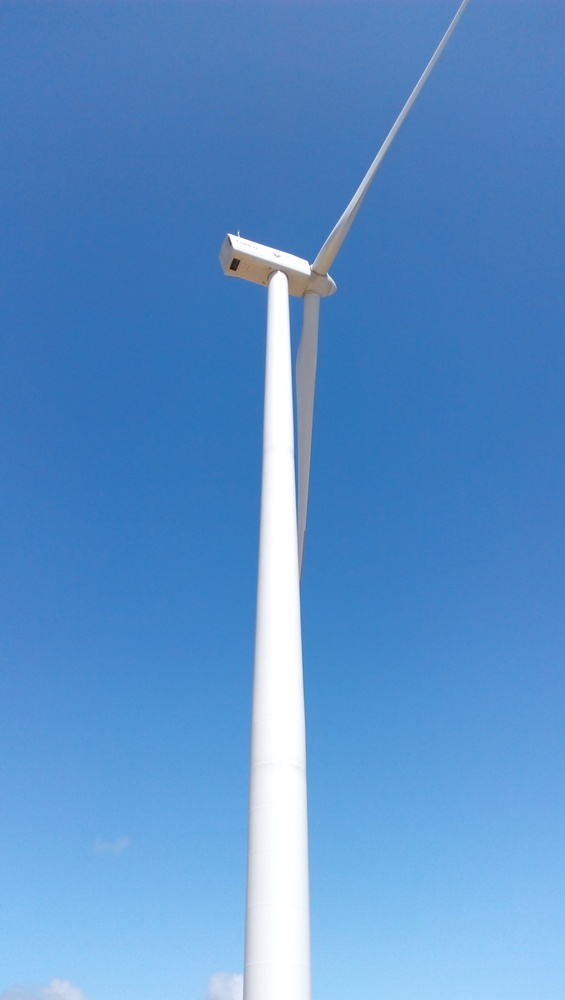
%> input picture Difference_Measure_Test/9/1.jpg, 565 x 1000 px, shrunk from 2704 x 4784 before the run; its folder holds 4 pictures in this run
$ octave difference_measure.m   (GNU Octave 9; MATLAB toolbox functions it lacks are replaced by stand-ins)
%> lines starting %> are read from the running program, lines starting %| are printed output that depends on the picture
path = 'C:\Users\NeilDG\Documents\MSCSGithubProjects\MegatronSR_MATLAB\Difference_Measure_Test\9\';
folder_length = length(dir(path)) - 3;

comparison = '1.jpg'; %image name as comparison

input = imread(strcat(path,comparison));
%> input is the input picture: size 1000x565x3 uint8; mean R, G, B 90.6, 145.1, 203
input = rgb2gray(input);
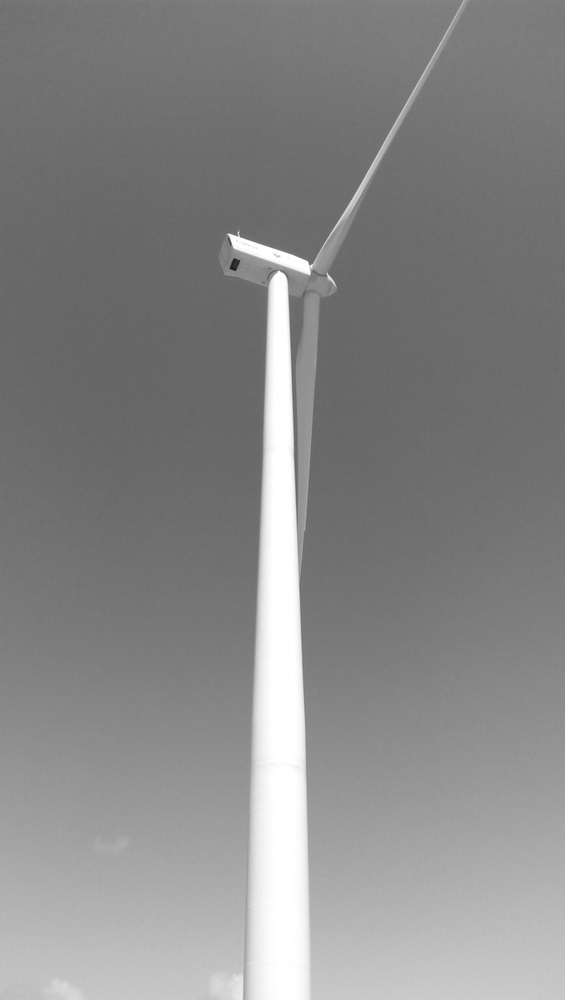
%> input: size 1000x565 uint8; min 21, max 255, mean 135.4

a = im2double(0);
mkdir(strcat(path,'diff'));

for i = 2:folder_length
   candidate_name = strcat(num2str(i), '.jpg');
   full_path = strcat(path,candidate_name);

   if exist(full_path, 'file') == 2
        candidate = rgb2gray(imread(full_path));
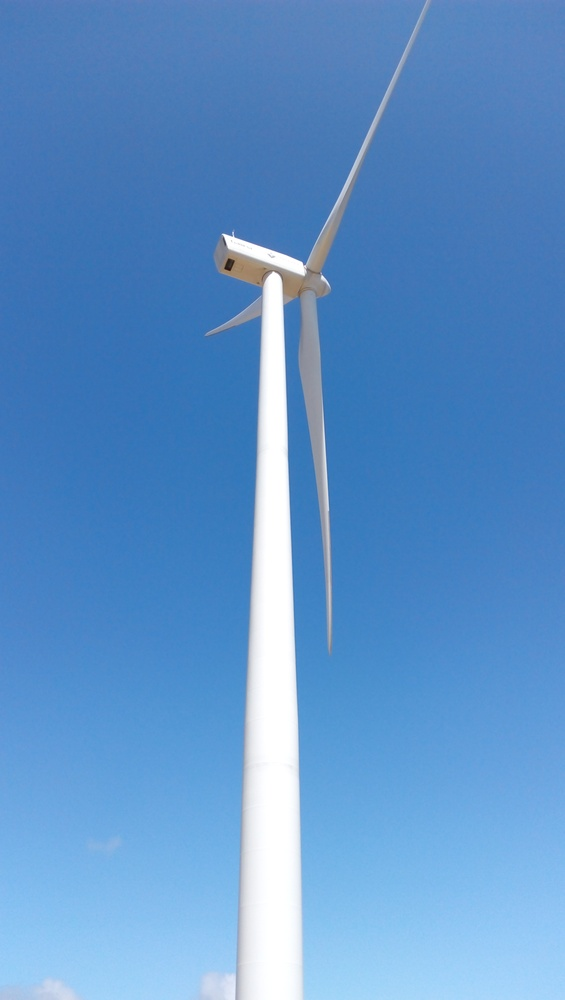
%> input picture Difference_Measure_Test/9/2.jpg, 565 x 1000 px, shrunk from 2704 x 4784 before the run
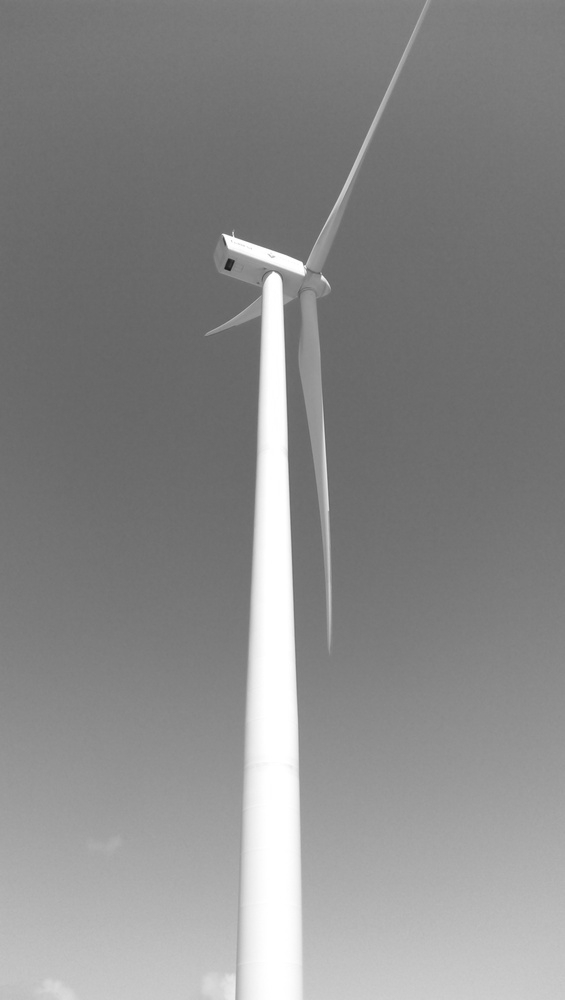
%> candidate: size 1000x565 uint8; min 22, max 255, mean 137.2

        [ssimval, ssimmap] = ssim(input,candidate);
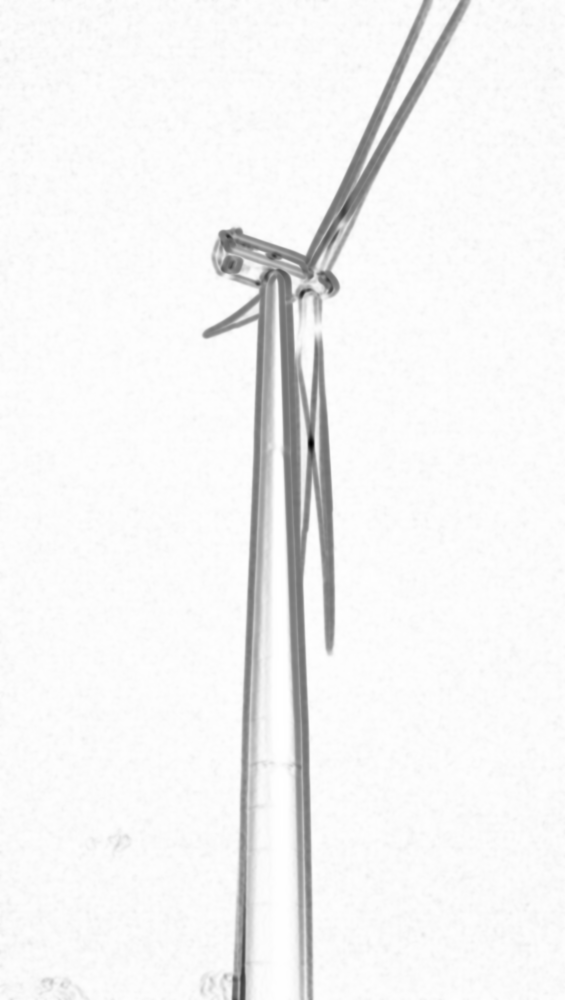
%> ssimmap: size 1000x565 double; min -0.804, max 1, mean 0.922; drawn with min black and max white
%> ssimval = 0.922

        a = im2double(a + ssimval);
%> a = 0.922

        %figure_title = strcat(candidate_name, ' against  ' , comparison);
        %figure; imshow(ssimmap); title(figure_title);

        %write image SSIM

        write_name = strcat(path,'diff\', num2str(i), '_diff.jpg');
        imwrite(ssimmap, write_name);
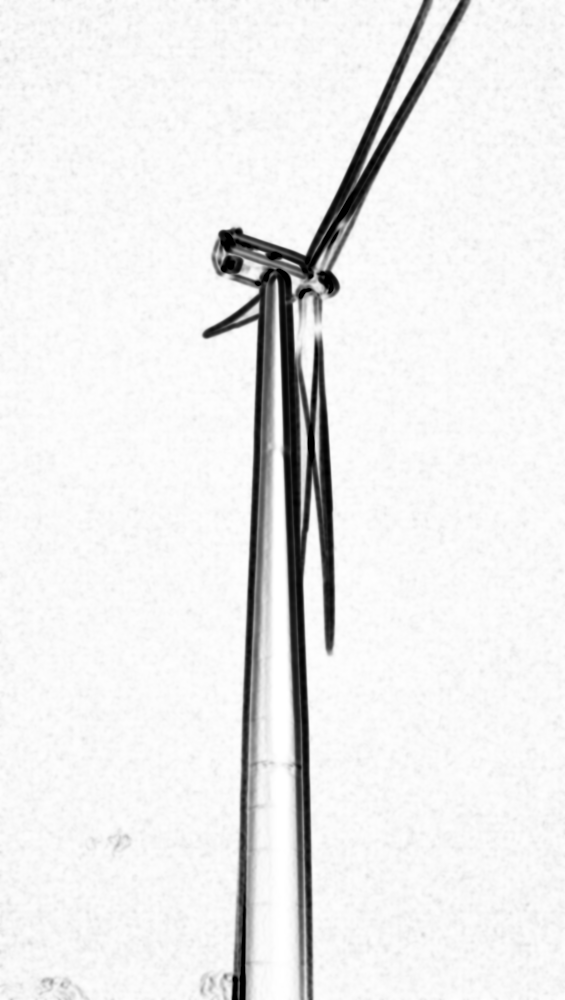
%> saved as 2_diff.jpg: size 1000x565 uint8; min 0, max 255, mean 235.2

        fprintf('Mean ssim Value is %0.4f\n',ssimval);
%| Mean ssim Value is 0.9222
   end
end
%> pass 2 of the loop `for i = 2:folder_length`:
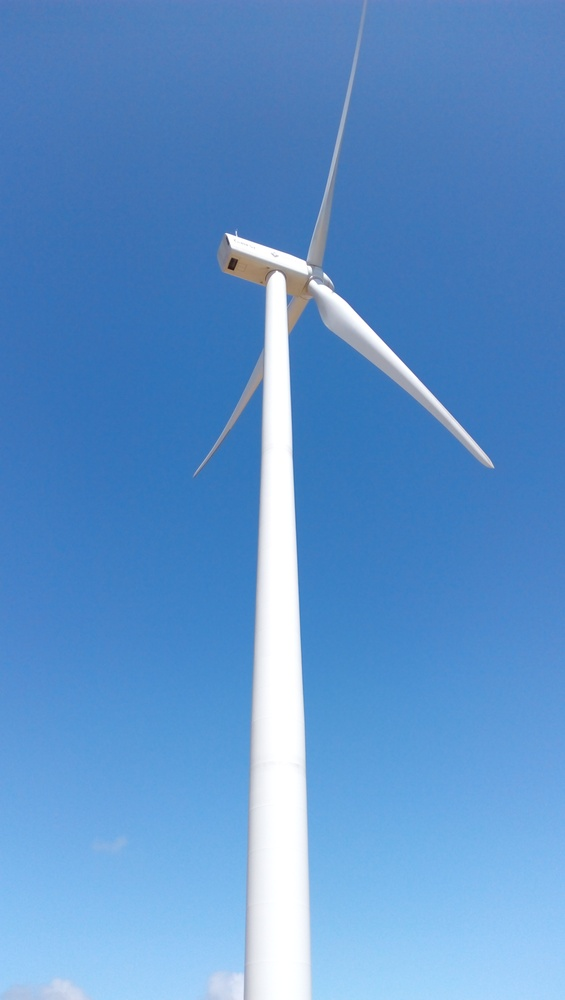
%> input picture Difference_Measure_Test/9/3.jpg, 565 x 1000 px, shrunk from 2704 x 4784 before the run
%> `candidate = rgb2gray(imread(full_path));`:
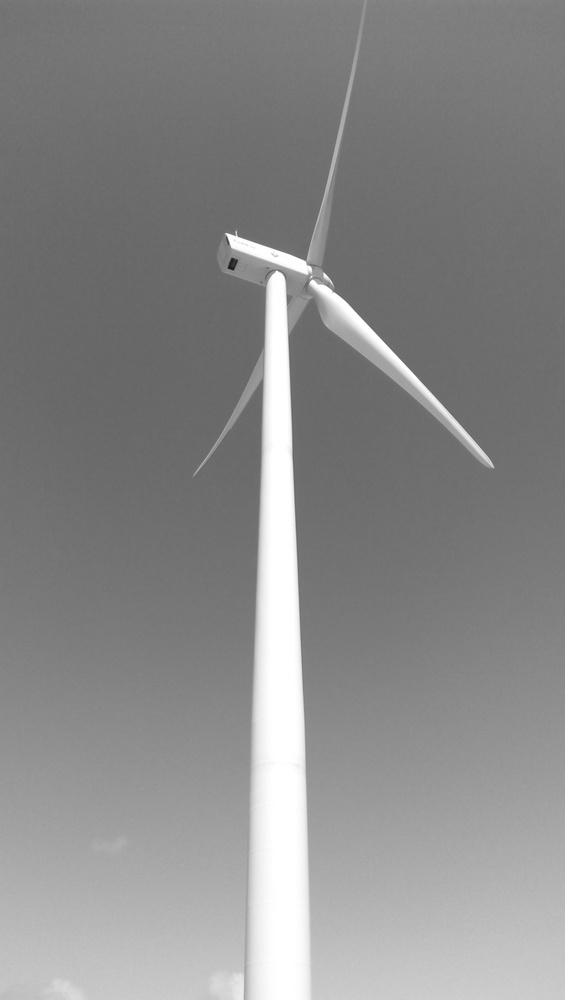
%> candidate: size 1000x565 uint8; min 25, max 255, mean 137.3
%> ssimval = 0.946
%> `a = im2double(a + ssimval);`: a = 1.87
%> `imwrite(ssimmap, write_name);`:
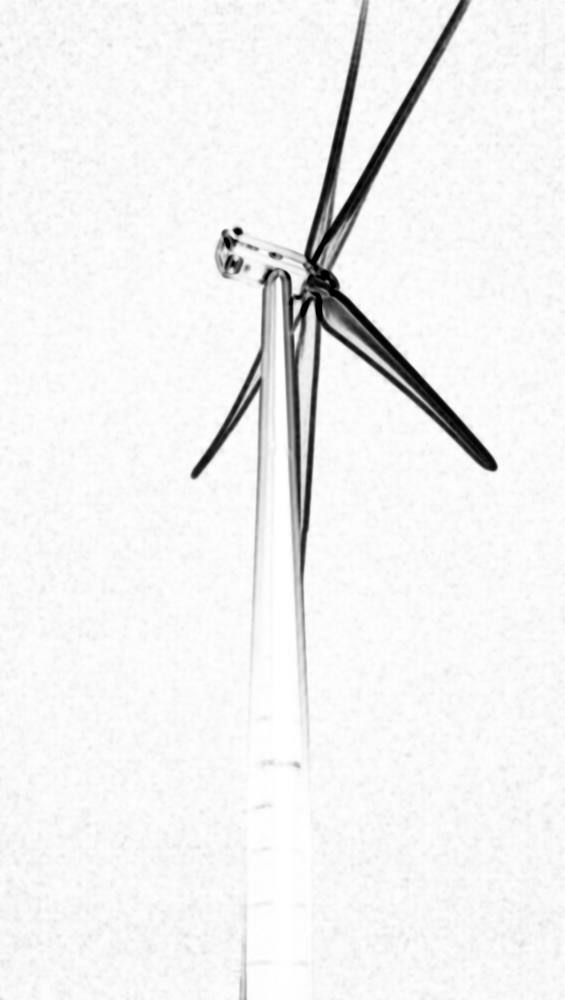
%> saved as 3_diff.jpg: size 1000x565 uint8; min 0, max 255, mean 241.3
%| Mean ssim Value is 0.9460

%compute average SSIM
a = a / folder_length;
%> a = 0.623
fprintf('Average SSIM value for all read images: %0.4f\n', a);
%| Average SSIM value for all read images: 0.6227
